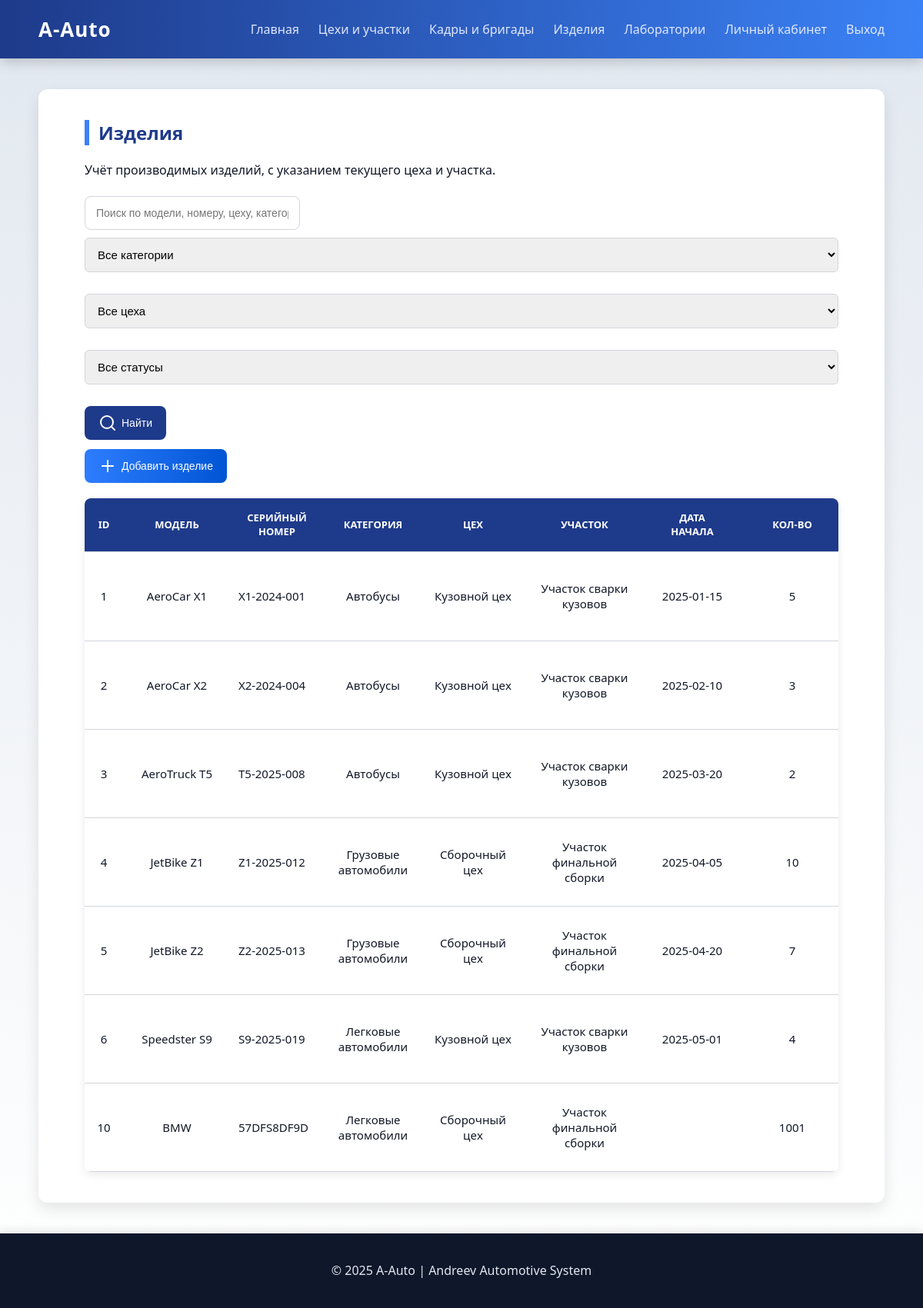
Screenshot of /public/products.php (signed in) with the database file from the repository.
### tables this page shows
CREATE TABLE `products` (
  `id` int(10) UNSIGNED NOT NULL,
  `model_name` varchar(150) NOT NULL,
  `category_id` int(10) UNSIGNED NOT NULL,
  `serial_number` varchar(100) DEFAULT NULL,
  `start_date` date DEFAULT NULL,
  `department_id` int(10) UNSIGNED DEFAULT NULL,
  `current_section_id` int(10) UNSIGNED DEFAULT NULL,
  `status` enum('в производстве','на испытаниях','ожидает проверки','передано на упаковку','готово к отправке','приостановлено','отменено') NOT NULL DEFAULT 'в производстве',
  `quantity` int(10) UNSIGNED DEFAULT NULL,
  `attributes_json` longtext DEFAULT NULL CHECK (json_valid(`attributes_json`)),
  `notes` text DEFAULT NULL
);

CREATE TABLE `categories` (
  `id` int(10) UNSIGNED NOT NULL,
  `name` varchar(100) NOT NULL,
  `attributes_json` longtext DEFAULT NULL CHECK (json_valid(`attributes_json`))
);

CREATE TABLE `departments` (
  `id` int(10) UNSIGNED NOT NULL,
  `name` varchar(120) NOT NULL,
  `chief` varchar(100) DEFAULT NULL,
  `description` text DEFAULT NULL
);

CREATE TABLE `sections` (
  `id` int(10) UNSIGNED NOT NULL,
  `department_id` int(10) UNSIGNED NOT NULL,
  `name` varchar(120) NOT NULL,
  `supervisor` varchar(100) DEFAULT NULL,
  `description` text DEFAULT NULL
);

### public/products.php (the view, shortened to what this page needs)
<?php
require_once '../config/db.php';
include '../includes/header.php';
$user = $_SESSION['user'];
$role = (int)$user['role_id'];
$q        = trim($_GET['q'] ?? '');
$page     = max(1, (int)($_GET['page'] ?? 1));
$perPage  = 12;
$offset   = ($page - 1) * $perPage;
$where  = [];
$whereSql = $where ? (" WHERE " . implode(" AND ", $where)) : "";
$listSql = "SELECT
              p.id, p.model_name, p.serial_number, p.start_date, p.status, p.quantity, p.notes,
              p.category_id, p.department_id, p.current_section_id,
              d.name AS dep_name, s.name AS sec_name, c.name AS cat_name
            FROM products p
            LEFT JOIN departments d ON d.id = p.department_id
            LEFT JOIN sections s   ON s.id = p.current_section_id
            LEFT JOIN categories c ON c.id = p.category_id
            $whereSql
            ORDER BY p.id ASC
            LIMIT :limit OFFSET :offset";
$stmt = $pdo->prepare($listSql);
$stmt->bindValue(':limit',  $perPage, PDO::PARAM_INT);
$stmt->bindValue(':offset', $offset,  PDO::PARAM_INT);
$stmt->execute();
$rows = $stmt->fetchAll(PDO::FETCH_ASSOC);
?>
<section>
  <h2>Изделия</h2>
  <p>Учёт производимых изделий, с указанием текущего цеха и участка.</p>
  <div class="actions-bar">
    <form class="search-form" method="get" style="display:flex; gap:10px; flex-wrap:wrap;">
      <input type="text" name="q" value="<?= htmlspecialchars($q) ?>" placeholder="Поиск по модели, номеру, цеху, категории...">
      <select name="category_id" title="Категория">
        <option value="0">Все категории</option>
      </select>
      <select name="department_id" title="Цех">
        <option value="0">Все цеха</option>
      </select>
      <select name="status" title="Статус">
        <option value="">Все статусы</option>
      </select>
      <button class="btn search-btn" type="submit"><i data-lucide="search"></i> Найти</button>
    </form>
    <?php if ($role <= 2): ?>
      <button type="button" class="btn add-btn" onclick="openProductModal()">
        <i data-lucide="plus"></i> Добавить изделие
      </button>
    <?php endif; ?>
  </div>
  <div class="table-wrap">
    <table class="table-employees">
      <thead>
        <tr>
          <th>ID</th>
          <th>Модель</th>
          <th>Серийный номер</th>
          <th>Категория</th>
          <th>Цех</th>
          <th>Участок</th>
          <th>Дата начала</th>
          <th>Кол-во</th>
        </tr>
      </thead>
      <tbody>
        <?php if (!$rows): ?>
          <tr><td colspan="11">Ничего не найдено.</td></tr>
        <?php else: foreach ($rows as $r): ?>
          <tr>
            <td><?= (int)$r['id'] ?></td>
            <td><?= htmlspecialchars($r['model_name']) ?></td>
            <td><?= htmlspecialchars($r['serial_number']) ?></td>
            <td><?= htmlspecialchars($r['cat_name'] ?? '') ?></td>
            <td><?= htmlspecialchars($r['dep_name'] ?? '') ?></td>
            <td><?= htmlspecialchars($r['sec_name'] ?? '') ?></td>
            <td style="text-align:center;"><?= htmlspecialchars($r['start_date']) ?></td>
            <td style="text-align:center;"><?= htmlspecialchars($r['quantity']) ?></td>
          </tr>
        <?php endforeach; endif; ?>
      </tbody>
    </table>
  </div>
</section>
<?php include '../includes/footer.php'; ?>

### rows the page displays
products: id "1", model_name "AeroCar X1", serial_number "X1-2024-001", category.name "Автобусы", department.name "Кузовной цех", current_section.name "Участок сварки кузовов", start_date "2025-01-15", quantity "5"
products: id "2", model_name "AeroCar X2", serial_number "X2-2024-004", category.name "Автобусы", department.name "Кузовной цех", current_section.name "Участок сварки кузовов", start_date "2025-02-10", quantity "3"
products: id "3", model_name "AeroTruck T5", serial_number "T5-2025-008", category.name "Автобусы", department.name "Кузовной цех", current_section.name "Участок сварки кузовов", start_date "2025-03-20", quantity "2"
products: id "4", model_name "JetBike Z1", serial_number "Z1-2025-012", category.name "Грузовые автомобили", department.name "Сборочный цех", current_section.name "Участок финальной сборки", start_date "2025-04-05", quantity "10"
products: id "5", model_name "JetBike Z2", serial_number "Z2-2025-013", category.name "Грузовые автомобили", department.name "Сборочный цех", current_section.name "Участок финальной сборки", start_date "2025-04-20", quantity "7"
products: id "6", model_name "Speedster S9", serial_number "S9-2025-019", category.name "Легковые автомобили", department.name "Кузовной цех", current_section.name "Участок сварки кузовов", start_date "2025-05-01", quantity "4"
products: id "10", model_name "BMW", serial_number "57DFS8DF9D", category.name "Легковые автомобили", department.name "Сборочный цех", current_section.name "Участок финальной сборки", quantity "1001"
